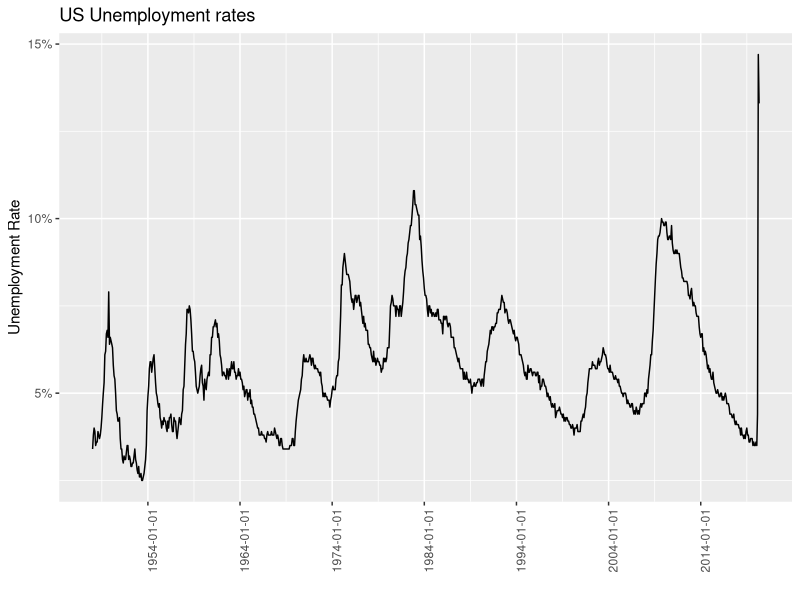
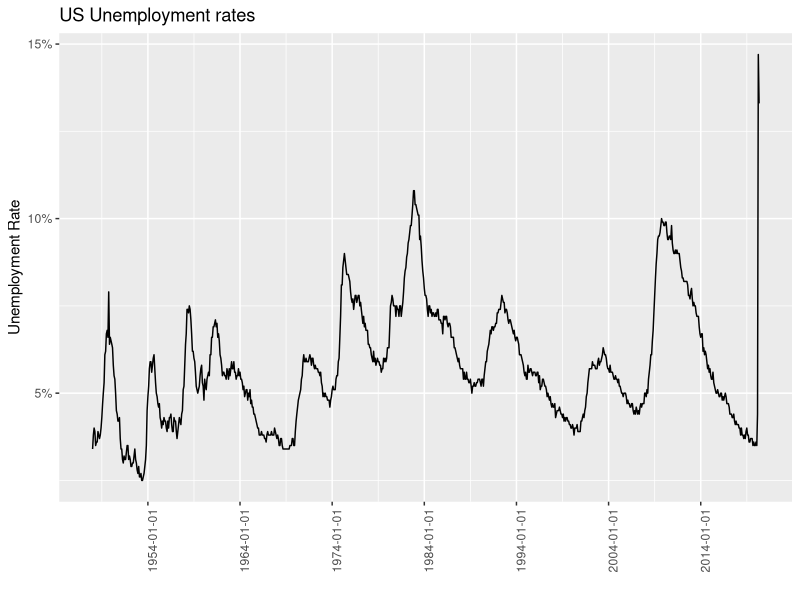

Write the R code that produced these figures, in order.
# ------------------------------------------------------------------------------
# ---- Load Libraries
# ------------------------------------------------------------------------------
library(openxlsx)
library(reshape2)
library(ggplot2)
library(dplyr)
library(magrittr)
library(scales)
library(jsonlite)

# ------------------------------------------------------------------------------
# ---- Load Data
# ------------------------------------------------------------------------------
unemp = read.csv("./data/unemployment/UNRATE.csv")
unemp$DATE = as.Date(unemp$DATE)

# ------------------------------------------------------------------------------
# ---- Make a plot
# ------------------------------------------------------------------------------
unemp %>% ggplot(aes(x=DATE, y=UNRATE / 100)) +
  geom_line() +
  scale_x_date(date_breaks = "10 years") +
  scale_y_continuous(labels=scales::percent) +
  theme(axis.text.x = element_text(angle = 90, hjust = 1)) +
  xlab("") +
  ylab("Unemployment Rate") +
  ggtitle("US Unemployment rates")
ggsave(filename="./data/plots/unemployment_rates.png")
